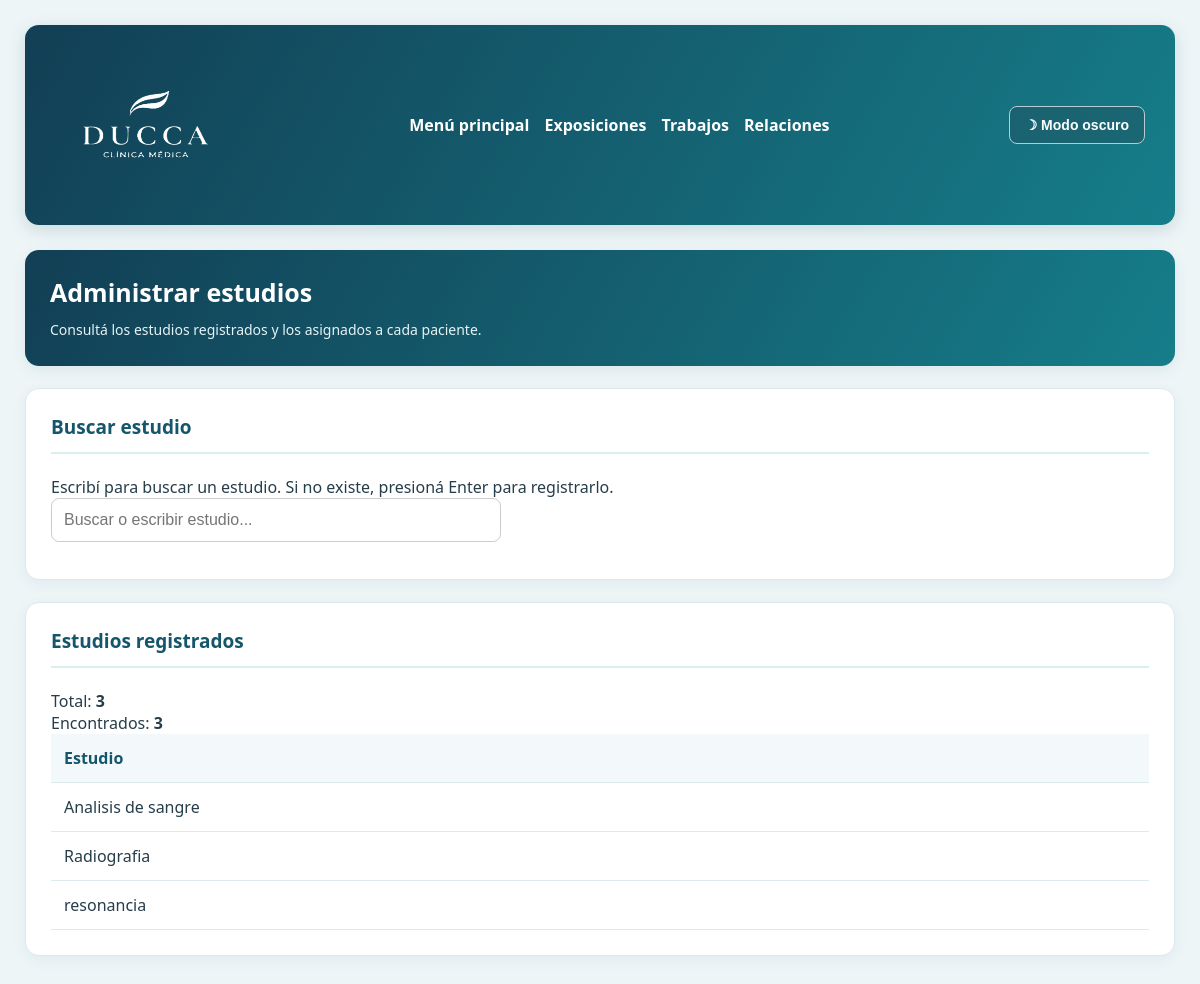
Page /Estudios/estudios.php on the committed database.
### tables this page shows
CREATE TABLE `estudio` (
  `id_estudio` int(11) NOT NULL,
  `nombre_es` varchar(50) NOT NULL
);

### Estudios/estudios.php (the view, shortened to what this page needs)
<?php
require_once __DIR__ . "/../Pacientes/conexion.php";
function escapar($valor) {
    return htmlspecialchars(
        (string)($valor ?? ""),
        ENT_QUOTES,
        "UTF-8"
    );
}
$sql = "SELECT id_estudio, nombre_es
        FROM estudio
        ORDER BY nombre_es ASC";
$resultado = mysqli_query($conexion, $sql);
$catalogo = mysqli_fetch_all(
    $resultado,
    MYSQLI_ASSOC
);
?>
<!DOCTYPE html>
<html lang="es">
<head>
    <link
        rel="stylesheet"
        href="../general/estilos.css"
    >
</head>
<body>
<header>
    <div class="logo">
        <img
            id="logo"
            src="../general/Logo minimalista DUCCA con hojas orgánicas.png"
            alt="Logo DUCA"
            height="150"
            width="175"
        >
    </div>
    <nav>
        <a href="../inicio sesion/index.php">
            Menú principal
        </a>
        <a href="../Exposiciones/listar.php">
            Exposiciones
        </a>
        <a href="../Trabajos/listar.php">
            Trabajos
        </a>
        <a href="../Relaciones/listar.php">
            Relaciones
        </a>
    </nav>
    <button type="button" id="btn-tema">
    </button>
</header>
<main class="gestion-contenido">
    <section class="bienvenida">
        <h1>Administrar estudios</h1>
        <p>
            Consultá los estudios registrados
            y los asignados a cada paciente.
        </p>
    </section>
    <section class="tarjeta">
        <h2>Buscar estudio</h2>
        <p>
            Escribí para buscar un estudio.
            Si no existe, presioná Enter para registrarlo.
        </p>
        <form
            action="estudios.php"
            method="POST"
            id="formularioEstudio"
        >
            <input
                type="text"
                name="nombre_es"
                id="buscar_estudio"
                class="buscador-estudio"
                maxlength="50"
                placeholder="Buscar o escribir estudio..."
                autocomplete="off"
            >
        </form>
    </section>
    <section class="tarjeta">
        <h2>Estudios registrados</h2>
        <p>
            Total:
            <strong><?php echo count($catalogo); ?></strong>
        </p>
        <p>
            Encontrados:
            <strong id="cantidad_encontrados">
                <?php echo count($catalogo); ?>
            </strong>
        </p>
        <div class="tabla-contenedor">
            <table class="tabla-gestion">
                <thead>
                    <tr>
                        <th>Estudio</th>
                    </tr>
                </thead>
                <tbody>
                    <?php foreach ($catalogo as $estudio) { ?>
                        <tr
                            class="fila_estudio"
                            data-nombre="<?php
                                echo escapar(
                                    $estudio["nombre_es"]
                                );
                            ?>"
                        >
                            <td>
                                <?php
                                    echo escapar(
                                        $estudio["nombre_es"]
                                    );
                                ?>
                            </td>
                        </tr>
                    <?php } ?>
                </tbody>
            </table>
        </div>
    </section>
</main>
</body>
</html>

### general/estilos.css (style rules this page uses)
* { box-sizing: border-box; margin: 0; padding: 0; }
body { font-family: 'Segoe UI', Arial, sans-serif; background: #edf5f7; color: #263d4a; padding: 25px; transition: background-color 0.7s ease, color 0.7s ease; }
header { background: linear-gradient(120deg, #123f55, #167d89); color: white; padding: 22px 30px; border-radius: 14px; display: flex; justify-content: space-between; align-items: center; margin-bottom: 25px; box-shadow: 0 5px 18px rgba(20, 65, 80, 0.15); transition: background-color 0.7s ease, color 0.7s ease; position: relative; z-index: 1000; overflow: visible; }
.logo { font-size: 21px; font-weight: bold; letter-spacing: 1px; }
nav { display: flex; align-items: center; gap: 15px; }
nav a { color: white; text-decoration: none; font-weight: 500; transition: color 0.7s ease; }
main { display: flex; flex-direction: column; gap: 22px; margin-bottom: 22px; }
.tarjeta, aside { background: white; border: 1px solid #dce9ed; border-radius: 14px; padding: 25px; box-shadow: 0 4px 15px rgba(30, 75, 90, 0.06); transition: background-color 0.7s ease, color 0.7s ease, border-color 0.7s ease; }
.tarjeta h2, aside h2 { color: #14566b; font-size: 19px; margin-bottom: 22px; padding-bottom: 12px; border-bottom: 2px solid #d8eff0; transition: color 0.7s ease, border-color 0.7s ease; }
button { background: linear-gradient(120deg, #176d82, #15999b); color: white; border: none; border-radius: 8px; padding: 12px 18px; font-weight: bold; font-size: 13px; cursor: pointer; transition: transform 0.25s, box-shadow 0.25s, background-color 0.7s ease, color 0.7s ease; align-self: flex-start; }
#btn-tema { background: #244b5a69; color: white; border: 1px solid #b8cbd3; padding: 10px 15px; border-radius: 8px; cursor: pointer; font-size: 14px; }
.animar-entrada { opacity: 0; transform: translateY(20px); transition: opacity 0.6s ease, transform 0.6s ease; }
.animar-entrada.visible { opacity: 1; transform: translateY(0); }
#logo { transition: filter 1s ease; }
body:not(.login-page) #logo { filter: brightness(0) invert(1); }
.bienvenida { padding: 25px; background: linear-gradient(120deg, #123f55, #167d89); color: white; border-radius: 14px; box-shadow: 0 4px 15px rgba(30, 75, 90, 0.08); }
.bienvenida h1 { font-size: 25px; margin-bottom: 10px; }
.bienvenida p { font-size: 14px; color: #e5f3f5; line-height: 1.6; }
.gestion-contenido { display: flex; flex-direction: column; gap: 22px; }
.gestion-contenido .bienvenida { margin-bottom: 0; }
.tabla-contenedor { width: 100%; overflow-x: auto; }
.tabla-gestion { width: 100%; border-collapse: collapse; text-align: left; }
.tabla-gestion th, .tabla-gestion td { padding: 13px; border-bottom: 1px solid #dce9ed; }
.tabla-gestion th { color: #14566b; background: #f3f9fa; }
header { display: flex; align-items: center; justify-content: space-between; }
header #btn-tema { align-self: center; margin: 0; }
body header nav a, body header nav a:link, body header nav a:visited, body.modo-oscuro header nav a, body.modo-oscuro header nav a:visited { color: #ffffff !important; text-decoration: none !important; font-weight: 600; }
body header nav a { display: inline-block; transition: color 0.3s ease, transform 0.25s ease; }

### Estudios/estudios.php (style rules this page uses)
.buscador-estudio { width: 100%; max-width: 450px; padding: 12px; box-sizing: border-box; border: 1px solid #ccc; border-radius: 8px; font-size: 16px; }

### rows in the picture
estudio: nombre_es "Analisis de sangre"
estudio: nombre_es "Radiografia"
estudio: nombre_es "resonancia"

### other values in the picture
count($catalogo) "3"
